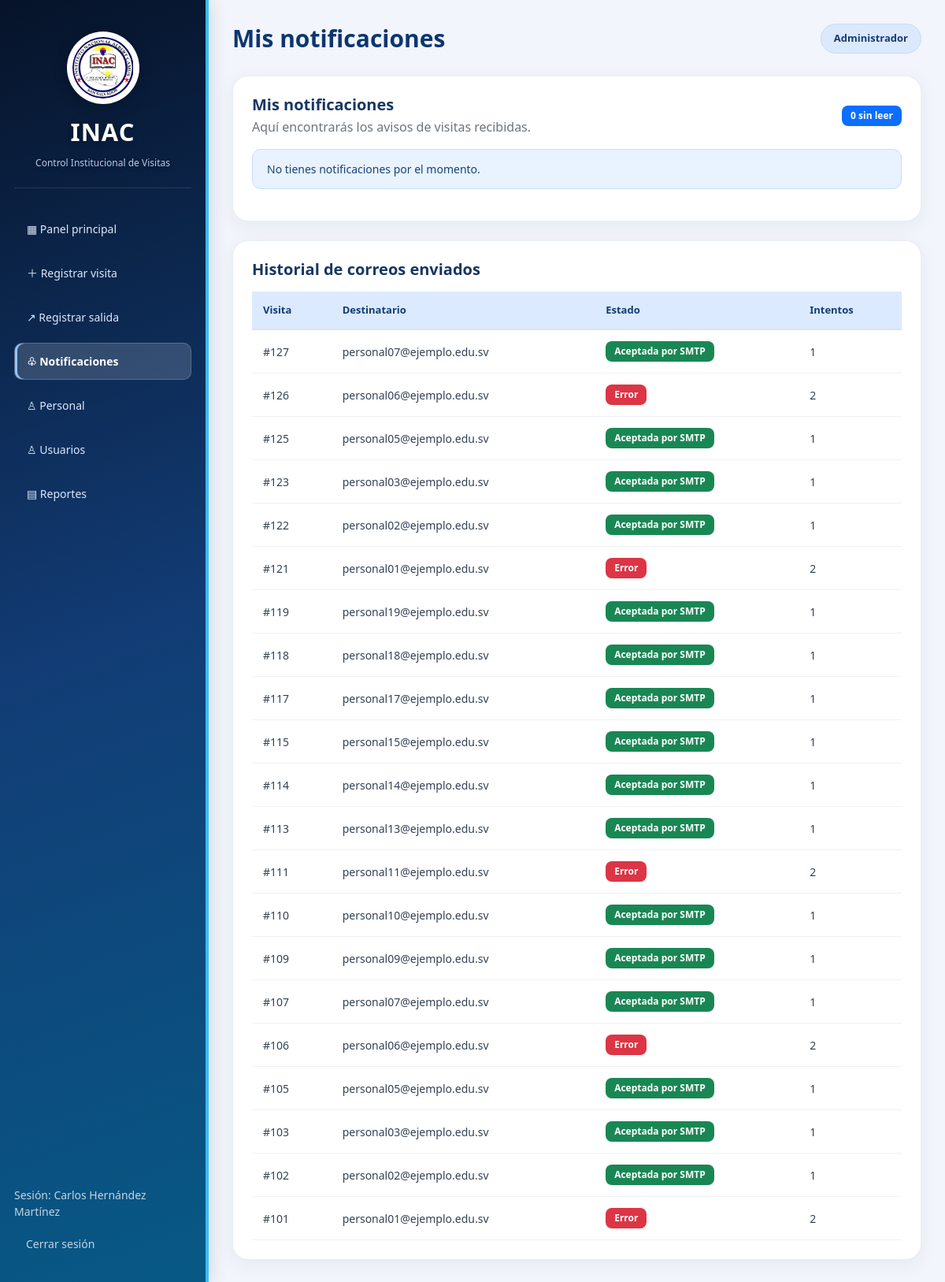
The app's page /notificaciones.php (signed in) with its own data.
### tables this page shows
CREATE TABLE `cv_correos` (
  `id` int(11) NOT NULL,
  `visita_id` int(11) NOT NULL,
  `destinatario` varchar(190) NOT NULL,
  `estado` enum('Pendiente','Enviada','Error') NOT NULL DEFAULT 'Pendiente',
  `intentos` int(11) NOT NULL DEFAULT 0,
  `ultimo_error` varchar(255) DEFAULT NULL,
  `enviado_en` datetime DEFAULT NULL,
  `creado_en` timestamp NULL DEFAULT current_timestamp()
);

### notificaciones.php (the view, shortened to what this page needs)
<?php
require_once __DIR__ . '/config.php';
$uid = (int)$_SESSION['usuario_id'];
$esAdmin = ($_SESSION['rol'] === 'administrador');
$st = $conexion->prepare(
    "SELECT id, mensaje, fecha, leida
     FROM cv_notificaciones
     WHERE usuario_id = ?
     ORDER BY id DESC
     LIMIT 100"
);
$st->bind_param('i', $uid);
$st->execute();
$notificaciones = $st->get_result()->fetch_all(MYSQLI_ASSOC);
$pendientes = 0;
?>
<div class="panel p-4 mb-4">
    <div class="d-flex justify-content-between align-items-center mb-3">
        <div>
            <h4 class="mb-1">Mis notificaciones</h4>
            <p class="text-secondary mb-0">
                Aquí encontrarás los avisos de visitas recibidas.
            </p>
        </div>
        <span class="badge bg-primary">
            <?= $pendientes ?> sin leer
        </span>
    </div>
    <?php if (empty($notificaciones)): ?>
        <div class="alert alert-info">
            No tienes notificaciones por el momento.
        </div>
    <?php endif; ?>
</div>
<?php if ($esAdmin): ?>
<?php
$correos = $conexion->query(
    "SELECT c.id, c.destinatario, c.estado,
            c.intentos, c.visita_id
     FROM cv_correos c
     ORDER BY c.id DESC
     LIMIT 100"
)->fetch_all(MYSQLI_ASSOC);
?>
<div class="panel p-4">
    <h4 class="mb-3">Historial de correos enviados</h4>
    <div class="table-responsive">
        <table class="table table-hover align-middle">
            <thead>
                <tr>
                    <th>Visita</th>
                    <th>Destinatario</th>
                    <th>Estado</th>
                    <th>Intentos</th>
                </tr>
            </thead>
            <tbody>
                <?php foreach ($correos as $c): ?>
                    <tr>
                        <td>#<?= (int)$c['visita_id'] ?></td>
                        <td><?= h($c['destinatario']) ?></td>
                        <td>
                            <?php if ($c['estado'] === 'Enviada'): ?>
                                <span class="badge bg-success">
                                    Aceptada por SMTP
                                </span>
                            <?php elseif ($c['estado'] === 'Error'): ?>
                                <span class="badge bg-danger">
                                    Error
                                </span>
                            <?php else: ?>
                                <span class="badge bg-warning text-dark">
                                    Pendiente
                                </span>
                            <?php endif; ?>
                        </td>
                        <td><?= (int)$c['intentos'] ?></td>
                    </tr>
                <?php endforeach; ?>
            </tbody>
        </table>
    </div>
</div>
<?php endif; ?>

### estilo.css (style rules this page uses)
:root { --navy: #081a36; --navy2: #112e57; --navy3: #1b467c; --blue: #2563eb; --blue-light: #e8f0ff; --bg: #f2f5fb; --white: #ffffff; --text: #172b4d; --muted: #64748b; --border: #e2e8f0; }
* { box-sizing: border-box; }
body { margin: 0; background: var(--bg); font-family: 'Segoe UI', system-ui, sans-serif; color: var(--text); }
.panel { border: 1px solid rgba(226,232,240,0.75); border-radius: 17px; background: white; box-shadow: 0 6px 24px rgba(22,52,92,0.06); transition: box-shadow 0.2s ease; }
.panel h4 { color: #173763; font-weight: 700; font-size: 20px; }
.table { margin-bottom: 0; }
.table thead th { background: #eaf1fb; color: #24456f; font-weight: 700; font-size: 13px; padding: 14px; border-bottom: 2px solid #d6e3f4; white-space: nowrap; }
.table tbody td { padding: 14px; vertical-align: middle; color: #334155; border-color: #edf1f7; font-size: 14px; }
.badge { font-size: 12px; padding: 7px 11px; border-radius: 8px; font-weight: 600; }
.alert { border-radius: 11px; padding: 14px 18px; font-size: 14px; }
.alert-info { background: #e9f2ff; color: #174477; border-color: #c8defc; }
.panel { border-radius: 20px; }
.table thead th { background: #dceaff; color: #123c75; }

### records on screen
cv_correos: visita "127", destinatario "personal07@ejemplo.edu.sv", estado "Aceptada por SMTP", intentos "1"
cv_correos: visita "126", destinatario "personal06@ejemplo.edu.sv", estado "Error", intentos "2"
cv_correos: visita "125", destinatario "personal05@ejemplo.edu.sv", estado "Aceptada por SMTP", intentos "1"
cv_correos: visita "123", destinatario "personal03@ejemplo.edu.sv", estado "Aceptada por SMTP", intentos "1"
cv_correos: visita "122", destinatario "personal02@ejemplo.edu.sv", estado "Aceptada por SMTP", intentos "1"
cv_correos: visita "121", destinatario "personal01@ejemplo.edu.sv", estado "Error", intentos "2"
cv_correos: visita "119", destinatario "personal19@ejemplo.edu.sv", estado "Aceptada por SMTP", intentos "1"
cv_correos: visita "118", destinatario "personal18@ejemplo.edu.sv", estado "Aceptada por SMTP", intentos "1"
cv_correos: visita "117", destinatario "personal17@ejemplo.edu.sv", estado "Aceptada por SMTP", intentos "1"
cv_correos: visita "115", destinatario "personal15@ejemplo.edu.sv", estado "Aceptada por SMTP", intentos "1"
cv_correos: visita "114", destinatario "personal14@ejemplo.edu.sv", estado "Aceptada por SMTP", intentos "1"
cv_correos: visita "113", destinatario "personal13@ejemplo.edu.sv", estado "Aceptada por SMTP", intentos "1"
cv_correos: visita "111", destinatario "personal11@ejemplo.edu.sv", estado "Error", intentos "2"
cv_correos: visita "110", destinatario "personal10@ejemplo.edu.sv", estado "Aceptada por SMTP", intentos "1"
cv_correos: visita "109", destinatario "personal09@ejemplo.edu.sv", estado "Aceptada por SMTP", intentos "1"
cv_correos: visita "107", destinatario "personal07@ejemplo.edu.sv", estado "Aceptada por SMTP", intentos "1"
cv_correos: visita "106", destinatario "personal06@ejemplo.edu.sv", estado "Error", intentos "2"
cv_correos: visita "105", destinatario "personal05@ejemplo.edu.sv", estado "Aceptada por SMTP", intentos "1"
cv_correos: visita "103", destinatario "personal03@ejemplo.edu.sv", estado "Aceptada por SMTP", intentos "1"
cv_correos: visita "102", destinatario "personal02@ejemplo.edu.sv", estado "Aceptada por SMTP", intentos "1"
cv_correos: visita "101", destinatario "personal01@ejemplo.edu.sv", estado "Error", intentos "2"

### other values on screen
$nombre "Carlos Hernández Martínez"
$title "Mis notificaciones"
$rol "Administrador"
$pendientes "0"
